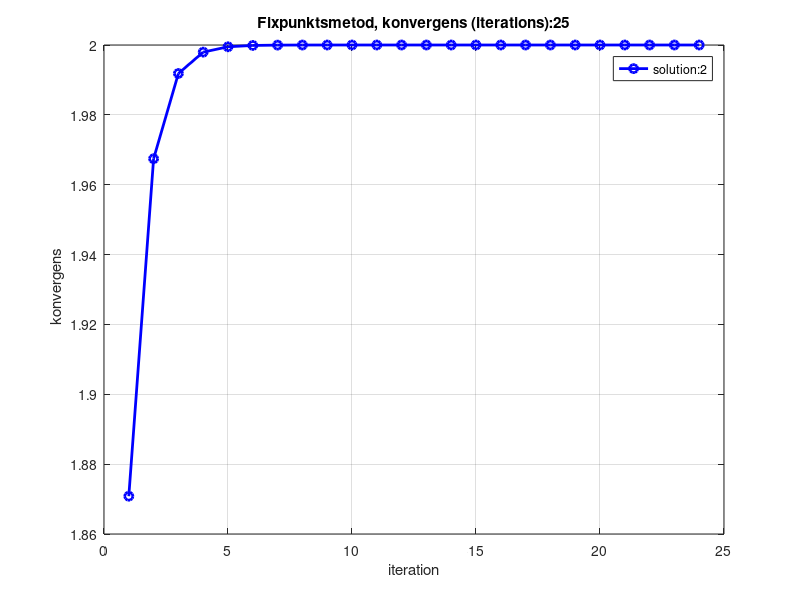
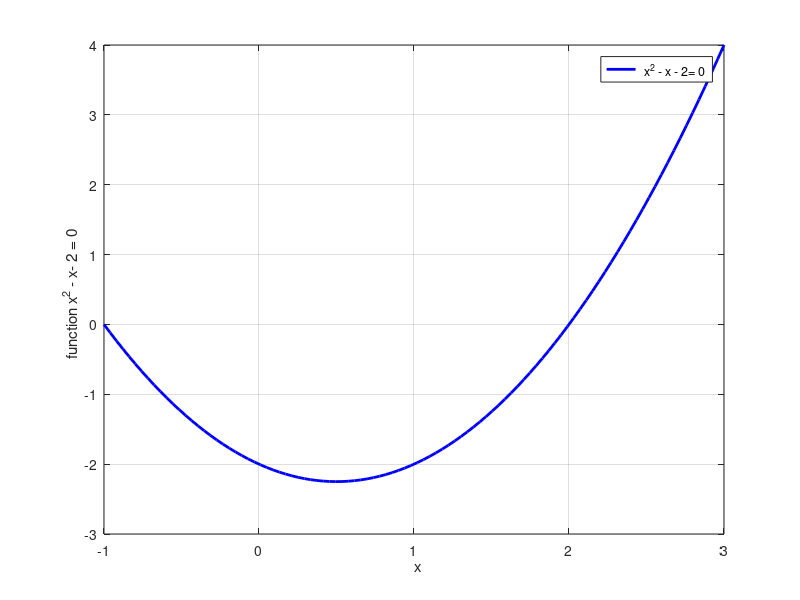

These figures' MATLAB source, in order: (Note: this script raises an error after producing the figures.)
close all;

tolerance = 10e-15;

fun = @(x) sqrt(x+2)

% definition av intervalet [n,p]

n= -1.0;
p=3.0;
it=0;


y=0;
iteration_fixpunkt = 0;
func_fixpunkt = 0;
error_fixpunkt = 0;

%Initialiseringen: init guess
y(1) = 1.5;

k=2;

iteration_fixpunkt(1) = 1;
func_fixpunkt(1) =fun(y(1));
%error_fixpunkt(1) = abs(10.0 - func_fixpunkt(1));

y(2) = fun(y(1));
  
% Main   fixpunkt's  iterations  
while abs( y(k) - y(k-1) ) > tolerance

y(k+1) = fun(y(k));
iteration_fixpunkt(k) = k;
func_fixpunkt(k) =fun(y(k));

k = k+1;

if k == 45
break
end
  end


figure
 % plot(iteration_fixpunkt,error_fixpunkt, 'o b-','LineWidth',2)
 plot(iteration_fixpunkt,func_fixpunkt, 'o b-','LineWidth',2)
  
  xlabel('iteration')
  ylabel('  konvergens')
grid on
 legend(['solution:',num2str(y(k))]);
 title(['Fixpunktsmetod, konvergens (iterations):',num2str(k)])

n= -1.0;
p=3.0;
x_exact = linspace(n, p);
fun = @(x) x^2 -   x - 2;

N = size(x_exact,2);
 for i = 1:N
	    func_exact(i) =fun(x_exact(i));
end

figure

plot(x_exact,func_exact, ' b-','LineWidth',2)
 legend(' x^2 - x - 2= 0 ');

  xlabel('  x')
  ylabel('function x^2 - x- 2 = 0  ')

grid on
iteration


 iteration_fixpunkt
